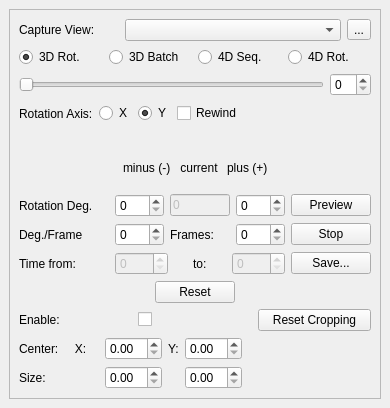
  <widget class="QDockWidget" name="exportWidget">
   <property name="minimumSize">
    <size>
     <width>390</width>
     <height>408</height>
    </size>
   </property>
   <property name="maximumSize">
    <size>
     <width>524287</width>
     <height>524287</height>
    </size>
   </property>
   <property name="styleSheet">
    <string notr="true"/>
   </property>
   <property name="windowTitle">
    <string>Export</string>
   </property>
   <attribute name="dockWidgetArea">
    <number>1</number>
   </attribute>
   <widget class="QWidget" name="dockWidgetContents_3">
    <layout class="QGridLayout" name="gridLayout">
     <item row="0" column="1">
      <widget class="QFrame" name="frame_4">
       <property name="frameShape">
        <enum>QFrame::StyledPanel</enum>
       </property>
       <property name="frameShadow">
        <enum>QFrame::Raised</enum>
       </property>
       <layout class="QVBoxLayout" name="verticalLayout_5">
        <item>
         <layout class="QHBoxLayout" name="horizontalLayout_2">
          <item>
           <widget class="QLabel" name="label">
            <property name="maximumSize">
             <size>
              <width>100</width>
              <height>16777215</height>
             </size>
            </property>
            <property name="styleSheet">
             <string notr="true"/>
            </property>
            <property name="text">
             <string>Capture View:</string>
            </property>
           </widget>
          </item>
          <item>
           <widget class="QComboBox" name="comboBox"/>
          </item>
          <item>
           <widget class="QToolButton" name="questionButton">
            <property name="text">
             <string>...</string>
            </property>
            <property name="icon">
             <iconset resource="../resources/resources.qrc">
              <normaloff>:/listicon_qmark.png</normaloff>:/listicon_qmark.png</iconset>
            </property>
           </widget>
          </item>
         </layout>
        </item>
        <item>
         <layout class="QHBoxLayout" name="horizontalLayout">
          <item>
           <widget class="QRadioButton" name="radioButton">
            <property name="text">
             <string>3D Rot.</string>
            </property>
            <property name="checked">
             <bool>true</bool>
            </property>
           </widget>
          </item>
          <item>
           <widget class="QRadioButton" name="radioButton_2">
            <property name="text">
             <string>3D Batch</string>
            </property>
           </widget>
          </item>
          <item>
           <widget class="QRadioButton" name="radioButton_3">
            <property name="text">
             <string>4D Seq.</string>
            </property>
           </widget>
          </item>
          <item>
           <widget class="QRadioButton" name="radioButton_4">
            <property name="text">
             <string>4D Rot.</string>
            </property>
           </widget>
          </item>
         </layout>
        </item>
        <item>
         <layout class="QHBoxLayout" name="horizontalLayout_10">
          <item>
           <widget class="QSlider" name="horizontalSlider">
            <property name="enabled">
             <bool>true</bool>
            </property>
            <property name="orientation">
             <enum>Qt::Horizontal</enum>
            </property>
           </widget>
          </item>
          <item>
           <widget class="QSpinBox" name="spinBox">
            <property name="enabled">
             <bool>true</bool>
            </property>
           </widget>
          </item>
         </layout>
        </item>
        <item>
         <widget class="QWidget" name="widget" native="true">
          <widget class="QWidget" name="horizontalLayoutWidget_12">
           <property name="geometry">
            <rect>
             <x>0</x>
             <y>0</y>
             <width>362</width>
             <height>23</height>
            </rect>
           </property>
           <layout class="QHBoxLayout" name="horizontalLayout_14">
            <item>
             <widget class="QLabel" name="label_2">
              <property name="text">
               <string>Rotation Axis:</string>
              </property>
             </widget>
            </item>
            <item>
             <widget class="QRadioButton" name="radioButton_6">
              <property name="text">
               <string>X</string>
              </property>
             </widget>
            </item>
            <item>
             <widget class="QRadioButton" name="radioButton_5">
              <property name="text">
               <string>Y</string>
              </property>
              <property name="checked">
               <bool>true</bool>
              </property>
             </widget>
            </item>
            <item>
             <widget class="QCheckBox" name="checkBox">
              <property name="text">
               <string>Rewind</string>
              </property>
             </widget>
            </item>
            <item>
             <spacer name="horizontalSpacer_2">
              <property name="orientation">
               <enum>Qt::Horizontal</enum>
              </property>
              <property name="sizeHint" stdset="0">
               <size>
                <width>40</width>
                <height>20</height>
               </size>
              </property>
             </spacer>
            </item>
           </layout>
          </widget>
         </widget>
        </item>
        <item>
         <layout class="QHBoxLayout" name="horizontalLayout_13">
          <item>
           <spacer name="horizontalSpacer_4">
            <property name="orientation">
             <enum>Qt::Horizontal</enum>
            </property>
            <property name="sizeHint" stdset="0">
             <size>
              <width>40</width>
              <height>20</height>
             </size>
            </property>
           </spacer>
          </item>
          <item>
           <widget class="QLabel" name="label_5">
            <property name="text">
             <string>minus (-)</string>
            </property>
           </widget>
          </item>
          <item>
           <widget class="QLabel" name="label_4">
            <property name="text">
             <string> current </string>
            </property>
           </widget>
          </item>
          <item>
           <widget class="QLabel" name="label_3">
            <property name="text">
             <string>plus (+)</string>
            </property>
           </widget>
          </item>
          <item>
           <spacer name="horizontalSpacer_3">
            <property name="orientation">
             <enum>Qt::Horizontal</enum>
            </property>
            <property name="sizeHint" stdset="0">
             <size>
              <width>40</width>
              <height>20</height>
             </size>
            </property>
           </spacer>
          </item>
         </layout>
        </item>
        <item>
         <layout class="QHBoxLayout" name="horizontalLayout_12">
          <item>
           <widget class="QLabel" name="label_6">
            <property name="minimumSize">
             <size>
              <width>90</width>
              <height>0</height>
             </size>
            </property>
            <property name="maximumSize">
             <size>
              <width>90</width>
              <height>16777215</height>
             </size>
            </property>
            <property name="text">
             <string>Rotation Deg.</string>
            </property>
           </widget>
          </item>
          <item>
           <widget class="QSpinBox" name="spinBox_2"/>
          </item>
          <item>
           <widget class="QLineEdit" name="lineEdit">
            <property name="enabled">
             <bool>false</bool>
            </property>
            <property name="minimumSize">
             <size>
              <width>60</width>
              <height>0</height>
             </size>
            </property>
            <property name="maximumSize">
             <size>
              <width>60</width>
              <height>16777215</height>
             </size>
            </property>
            <property name="text">
             <string>0</string>
            </property>
           </widget>
          </item>
          <item>
           <widget class="QSpinBox" name="spinBox_3"/>
          </item>
          <item>
           <widget class="QPushButton" name="pushButton">
            <property name="minimumSize">
             <size>
              <width>80</width>
              <height>0</height>
             </size>
            </property>
            <property name="maximumSize">
             <size>
              <width>80</width>
              <height>16777215</height>
             </size>
            </property>
            <property name="text">
             <string>Preview</string>
            </property>
           </widget>
          </item>
         </layout>
        </item>
        <item>
         <layout class="QHBoxLayout" name="horizontalLayout_11">
          <item>
           <widget class="QLabel" name="label_7">
            <property name="minimumSize">
             <size>
              <width>90</width>
              <height>0</height>
             </size>
            </property>
            <property name="maximumSize">
             <size>
              <width>90</width>
              <height>16777215</height>
             </size>
            </property>
            <property name="text">
             <string>Deg./Frame</string>
            </property>
           </widget>
          </item>
          <item>
           <widget class="QSpinBox" name="spinBox_5"/>
          </item>
          <item alignment="Qt::AlignHCenter">
           <widget class="QLabel" name="label_8">
            <property name="minimumSize">
             <size>
              <width>60</width>
              <height>0</height>
             </size>
            </property>
            <property name="maximumSize">
             <size>
              <width>60</width>
              <height>16777215</height>
             </size>
            </property>
            <property name="text">
             <string>Frames:</string>
            </property>
           </widget>
          </item>
          <item>
           <widget class="QSpinBox" name="spinBox_4"/>
          </item>
          <item>
           <widget class="QPushButton" name="pushButton_2">
            <property name="minimumSize">
             <size>
              <width>80</width>
              <height>0</height>
             </size>
            </property>
            <property name="maximumSize">
             <size>
              <width>80</width>
              <height>16777215</height>
             </size>
            </property>
            <property name="text">
             <string>Stop</string>
            </property>
           </widget>
          </item>
         </layout>
        </item>
        <item>
         <layout class="QHBoxLayout" name="horizontalLayout_9">
          <item>
           <widget class="QLabel" name="label_9">
            <property name="minimumSize">
             <size>
              <width>90</width>
              <height>0</height>
             </size>
            </property>
            <property name="maximumSize">
             <size>
              <width>90</width>
              <height>16777215</height>
             </size>
            </property>
            <property name="text">
             <string>Time from:</string>
            </property>
           </widget>
          </item>
          <item>
           <widget class="QSpinBox" name="spinBox_7">
            <property name="enabled">
             <bool>false</bool>
            </property>
           </widget>
          </item>
          <item alignment="Qt::AlignHCenter">
           <widget class="QLabel" name="label_10">
            <property name="text">
             <string>to:</string>
            </property>
           </widget>
          </item>
          <item>
           <widget class="QSpinBox" name="spinBox_6">
            <property name="enabled">
             <bool>false</bool>
            </property>
           </widget>
          </item>
          <item>
           <widget class="QPushButton" name="pushButton_3">
            <property name="minimumSize">
             <size>
              <width>80</width>
              <height>0</height>
             </size>
            </property>
            <property name="maximumSize">
             <size>
              <width>80</width>
              <height>16777215</height>
             </size>
            </property>
            <property name="text">
             <string>Save...</string>
            </property>
           </widget>
          </item>
         </layout>
        </item>
        <item>
         <layout class="QHBoxLayout" name="horizontalLayout_8">
          <item>
           <widget class="QPushButton" name="pushButton_4">
            <property name="minimumSize">
             <size>
              <width>80</width>
              <height>0</height>
             </size>
            </property>
            <property name="maximumSize">
             <size>
              <width>80</width>
              <height>16777215</height>
             </size>
            </property>
            <property name="text">
             <string>Reset</string>
            </property>
           </widget>
          </item>
         </layout>
        </item>
        <item>
         <layout class="QHBoxLayout" name="horizontalLayout_7">
          <item>
           <widget class="QLabel" name="label_11">
            <property name="text">
             <string>Enable:</string>
            </property>
           </widget>
          </item>
          <item>
           <widget class="QCheckBox" name="checkBox_2">
            <property name="text">
             <string/>
            </property>
           </widget>
          </item>
          <item>
           <widget class="QPushButton" name="pushButton_5">
            <property name="text">
             <string>Reset Cropping</string>
            </property>
           </widget>
          </item>
         </layout>
        </item>
        <item>
         <layout class="QHBoxLayout" name="horizontalLayout_6">
          <item>
           <widget class="QLabel" name="label_12">
            <property name="minimumSize">
             <size>
              <width>80</width>
              <height>0</height>
             </size>
            </property>
            <property name="maximumSize">
             <size>
              <width>80</width>
              <height>16777215</height>
             </size>
            </property>
            <property name="text">
             <string>Center:     X:</string>
            </property>
           </widget>
          </item>
          <item>
           <widget class="QDoubleSpinBox" name="doubleSpinBox_2"/>
          </item>
          <item alignment="Qt::AlignHCenter">
           <widget class="QLabel" name="label_14">
            <property name="minimumSize">
             <size>
              <width>11</width>
              <height>0</height>
             </size>
            </property>
            <property name="maximumSize">
             <size>
              <width>11</width>
              <height>16777215</height>
             </size>
            </property>
            <property name="text">
             <string>Y:</string>
            </property>
           </widget>
          </item>
          <item>
           <widget class="QDoubleSpinBox" name="doubleSpinBox"/>
          </item>
          <item>
           <spacer name="horizontalSpacer_5">
            <property name="orientation">
             <enum>Qt::Horizontal</enum>
            </property>
            <property name="sizeHint" stdset="0">
             <size>
              <width>40</width>
              <height>20</height>
             </size>
            </property>
           </spacer>
          </item>
         </layout>
        </item>
        <item>
         <layout class="QHBoxLayout" name="horizontalLayout_5">
          <item>
           <widget class="QLabel" name="label_13">
            <property name="minimumSize">
             <size>
              <width>80</width>
              <height>0</height>
             </size>
            </property>
            <property name="maximumSize">
             <size>
              <width>80</width>
              <height>16777215</height>
             </size>
            </property>
            <property name="text">
             <string>Size:</string>
            </property>
           </widget>
          </item>
          <item>
           <widget class="QDoubleSpinBox" name="doubleSpinBox_3"/>
          </item>
          <item>
           <widget class="QLabel" name="label_15">
            <property name="minimumSize">
             <size>
              <width>11</width>
              <height>0</height>
             </size>
            </property>
            <property name="maximumSize">
             <size>
              <width>11</width>
              <height>16777215</height>
             </size>
            </property>
            <property name="text">
             <string/>
            </property>
           </widget>
          </item>
          <item>
           <widget class="QDoubleSpinBox" name="doubleSpinBox_4"/>
          </item>
          <item>
           <spacer name="horizontalSpacer_6">
            <property name="orientation">
             <enum>Qt::Horizontal</enum>
            </property>
            <property name="sizeHint" stdset="0">
             <size>
              <width>40</width>
              <height>20</height>
             </size>
            </property>
           </spacer>
          </item>
         </layout>
        </item>
       </layout>
      </widget>
     </item>
    </layout>
   </widget>
  </widget>
